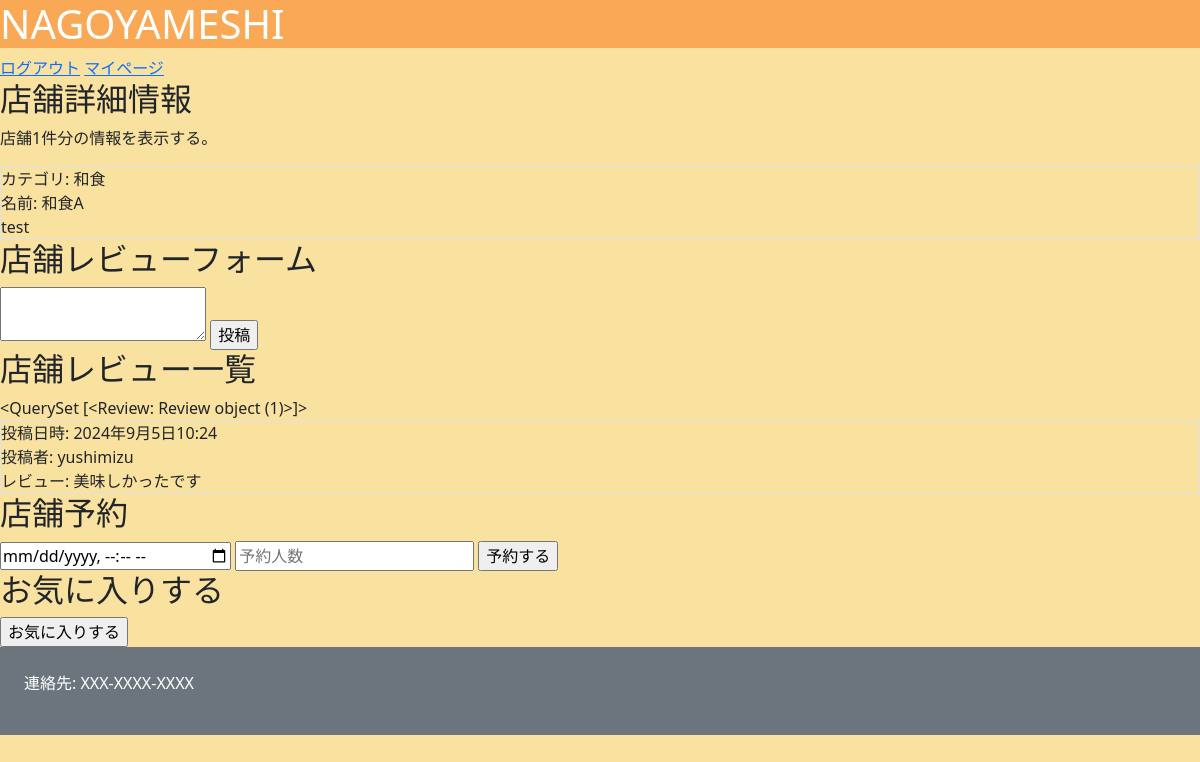
The page /restaurant/1/ (signed in) on the database its author committed.
### nagoyameshi/models.py (models this page shows)
class Restaurant(models.Model):
    category        = models.ForeignKey(Category, verbose_name="カテゴリ", on_delete=models.CASCADE)
    name            = models.CharField(verbose_name="名前", max_length=50)
    image           = models.ImageField(verbose_name="画像", upload_to="nagoyameshi/restaurant/image/")
    description     = models.CharField(verbose_name="店舗説明", max_length=500)
    start_at        = models.TimeField(verbose_name="営業開始時間",default=timezone.now)
    end_at          = models.TimeField(verbose_name="営業終了時間",default=timezone.now)
    cost            = models.PositiveIntegerField(verbose_name="価格帯")
    post_code       = models.CharField(verbose_name="郵便番号", max_length=8)
    address         = models.CharField(verbose_name="住所", max_length=100)
    tel             = models.CharField(verbose_name="電話番号", max_length=11)
    created_at      = models.DateTimeField(verbose_name="投稿日時", default=timezone.now)
    updated_at      = models.DateTimeField(verbose_name="更新日時", auto_now=True)

class Category(models.Model):
    name        = models.CharField(verbose_name="名前", max_length=15)
    created_at  = models.DateTimeField(verbose_name="作成日時", default=timezone.now)
    updated_at  = models.DateTimeField(verbose_name="更新日時", auto_now=True)
    def __str__(self):
        return self.name

class Review(models.Model):
    restaurant  = models.ForeignKey(Restaurant, verbose_name="店舗", on_delete=models.CASCADE)
    user        = models.ForeignKey(User, verbose_name="投稿者", on_delete=models.CASCADE)
    content     = models.CharField(verbose_name="内容", max_length=100)
    created_at  = models.DateTimeField(verbose_name="投稿日時", default=timezone.now)
    updated_at  = models.DateTimeField(verbose_name="更新日時", auto_now=True)
    """
    def star_icon(self):
        dic               = {}
        dic["true_star"]  = self.star * " "
        dic["false_star"] = ( MAX_STAR - self.star) * " "

        return dic
    """

### nagoyameshi/views.py (the view)
# urls.py: path("restaurant/<int:pk>/",RestaurantView.as_view(), name="restaurant"),
class RestaurantView(LoginRequiredMixin,View):
    def get(self,request,pk):
        print(pk)
        context = {}
        context["restaurant"] = Restaurant.objects.filter(id=pk).first()
        context["reviews"] = Review.objects.filter(restaurant=pk)
        return render(request, "restaurant.html",context)

### nagoyameshi/templates/restaurant.html (shortened to what this page needs)
{% extends "base.html" %}
{% block main %}
<h2>店舗詳細情報</h2>
<p>店舗1件分の情報を表示する。</p>
<div class="border">
    <div>カテゴリ: {{restaurant.category }}</div>
    <div>名前: {{restaurant.name }}</div>
    <div>{{restaurant.description }}</div>
</div>
<h2>店舗レビューフォーム</h2>
<form action="{% url 'review' restaurant.id %}" method="post">
    <textarea name="content" maxlength="100"></textarea>
    <input type="submit" value="投稿">
    </form>
    <h2>店舗レビュー一覧</h2>
    {{ reviews }}
    {% for review in reviews %}
<div class="border">
    <div>投稿日時: {{ review.created_at }}</div>
    <div>投稿者: {{ review.user }}</div>
    <div>レビュー: {{ review.content }}</div>
</div>
{% endfor %}
    <h2>店舗予約</h2>
    <form action="{% url 'reservation' restaurant.id %}" method="post">
        <input type="datetime-local" name="datetime">
        <input type="number" name="headcount" placeholder="予約人数">
        <input type="submit" value="予約する">
    </form>
    <h2>お気に入りする</h2>
    <form action="{% url 'favorite' restaurant.id %}" method="post">
        <input type="submit" value="お気に入りする">
    </form>
    {% endblock %}

### static/style.css (style rules this page uses)
body { background:#F9E1A0; }

### rows shown on the page
Restaurant: category "和食", name "和食A", description "test"
Review: id "<QuerySet [<Review: Review object (1)>]>", created_at "2024年9月5日10:24", user "yushimizu", content "美味しかったです"
